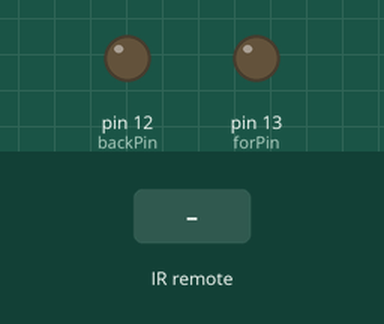
The sketch below on a simulated Arduino Uno, built with avr-gcc and run on an emulated ATmega328P. Shown: output pins drawn as LEDs (lit = HIGH). Inputs (shaded band) come from the test bench.

Above: at 1.2 s.
1.3 s: infrared code 0x1FE50AF received
At 4.1 s:
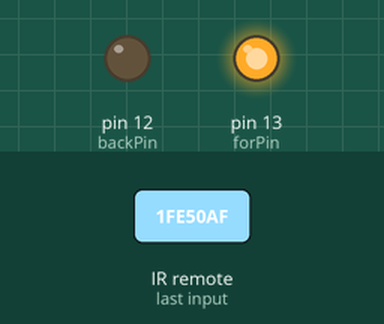
4.3 s: infrared code 0x1FED827 received
At 7.1 s:
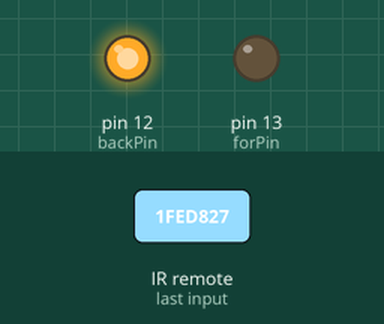
7.3 s: infrared code 0x1FE48B7 received
At 8.4 s:
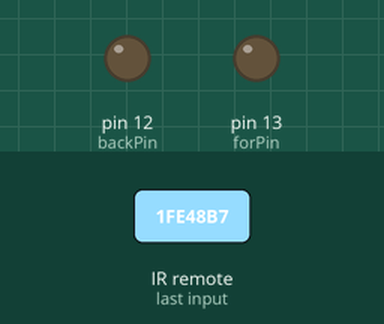
Timing chart, 0 to 10.3 s (numbered marks = the images above; inputs shaded):
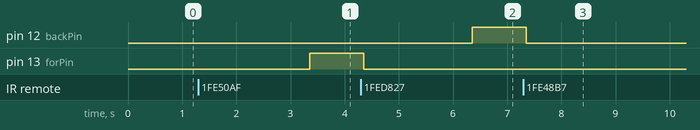

The sketch:

Program.ino
```cpp
#include <IRremote.h>

const int RECV_PIN = 0;
IRrecv irrecv(RECV_PIN);
decode_results results;
const int forPin = 13;
const int backPin = 12;


void setup(){
  irrecv.enableIRIn();
  pinMode(forPin, OUTPUT);
  pinMode(backPin, OUTPUT);
}

void loop(){
    if (irrecv.decode(&results)){

        switch(results.value){
          case 0x1FE50AF: //Keypad button "1"
           delay(50);
          digitalWrite(backPin, LOW);
          digitalWrite(forPin, LOW);
          delay(2000);
          digitalWrite(forPin, HIGH);
          digitalWrite(backPin, LOW);
          }

        switch(results.value){
          case 0x1FED827: //Keypad button "2"
          delay(50);
          digitalWrite(backPin, LOW);
          digitalWrite(forPin, LOW);
          delay(2000);
          digitalWrite(backPin, HIGH);
          digitalWrite(forPin, LOW);
          }

        switch(results.value){
          case 0x1FE48B7: //Keypad button "POWER"
          delay(50);
          digitalWrite(backPin, LOW);
          digitalWrite(forPin, LOW);
          }

        irrecv.resume();
    }
}
```

Measured:
- after the input at 1.3 s, pin 13 (forPin): LOW → HIGH after 2.1 s
- after the input at 4.3 s, pin 12 (backPin): LOW → HIGH after 2.1 s; pin 13 (forPin): HIGH → LOW after 0.05 s
- after the input at 7.3 s, pin 12 (backPin): HIGH → LOW after 0.05 s
